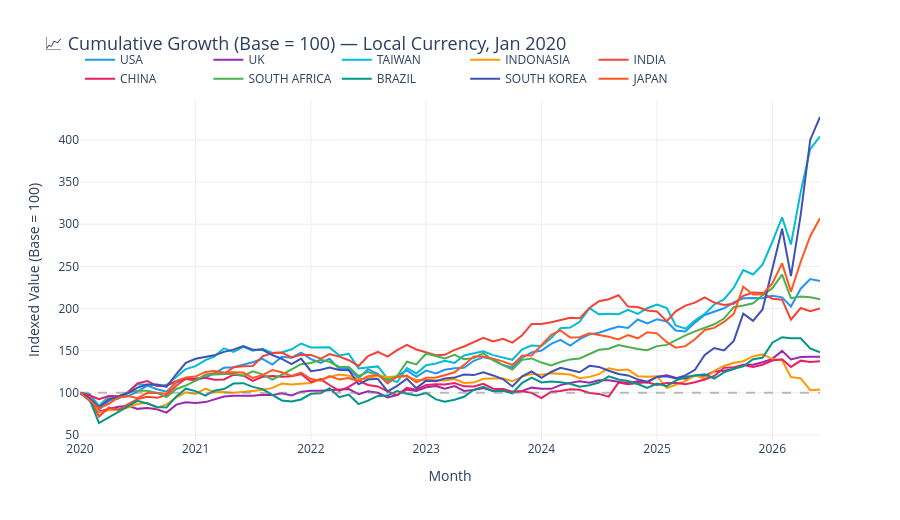

Notebook cell for this chart:
### Code cell
# ---- Normalised Index (base 100) — Cumulative Growth (Local Currency Only) ----
fig = go.Figure()
for country in COUNTRIES:
    # Use raw Index_Level instead of currency-adjusted INR_Index
    df = combined[country].dropna(subset=['Index_Level']).sort_values('Month')
    base = df['Index_Level'].iloc[0]
    normalized = df['Index_Level'] / base * 100
    fig.add_trace(go.Scatter(
        x=df['Month'],
        y=normalized,
        name=country,
        line=dict(color=COUNTRY_COLORS[country], width=2),
        mode='lines'
    ))

fig.add_hline(y=100, line_dash='dash', line_color='gray', opacity=0.5)
fig.update_layout(
    # Updated title to remove the INR-Adjusted reference
    title=dict(text='📈 Cumulative Growth (Base = 100) — Local Currency, Jan 2020', font=dict(size=18)),
    xaxis_title='Month',
    yaxis_title='Indexed Value (Base = 100)',
    height=520,
    hovermode='x unified',
    legend=dict(orientation='h', yanchor='bottom', y=1.02),
    plot_bgcolor='rgba(0,0,0,0)',
    yaxis=dict(gridcolor='#eee'),
    xaxis=dict(gridcolor='#eee')
)
fig.show()
